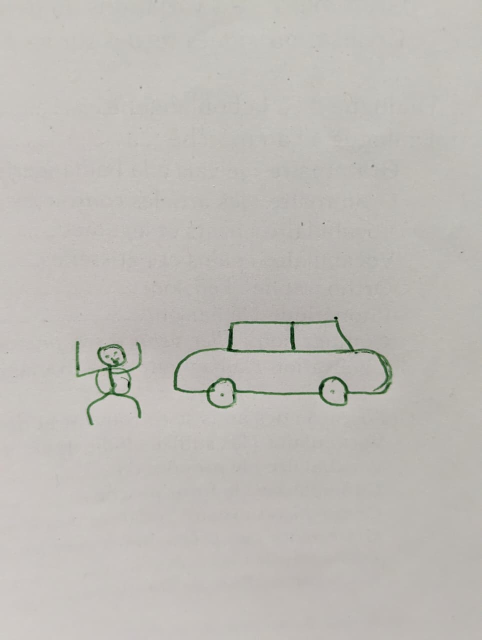
#> input picture data/sketches/car.jpeg, 963 x 1280 px (shown at 1/2 size)
$ python preprocessing.py
#> lines starting #> are read from the running program, lines starting #| are printed output that depends on the picture; after the words box and inside, x2 and y2 are one past the last pixel; in counts of white or black regions, pixels touching at a corner belong together

from pathlib import Path

import cv2
import numpy as np


# Project directories
PROJECT_ROOT = Path(__file__).resolve().parent.parent

INPUT_DIR = PROJECT_ROOT / "data" / "sketches"
OUTPUT_DIR = PROJECT_ROOT / "data" / "processed"

IMAGE_SIZE = 512


def preprocess_sketch(image_path, output_path):
    """
    Preprocess a sketch for sketch-to-image generation.

    Steps:
    1. Load image
    2. Convert to grayscale
    3. Normalize background and foreground
    4. Apply thresholding
    5. Resize while preserving aspect ratio
    6. Add white padding
    7. Save processed image
    """

    # Load image
    image = cv2.imread(str(image_path))
#> image is the input picture: shape (1280, 963, 3); mean B, G, R 183.1, 188.1, 191.1

    if image is None:
        raise ValueError(f"Could not read image: {image_path}")

    # Convert BGR to grayscale
    gray = cv2.cvtColor(image, cv2.COLOR_BGR2GRAY)

    # Handle images with dark backgrounds
    if np.mean(gray) < 127:
        gray = 255 - gray

    # Reduce small image noise
    blurred = cv2.GaussianBlur(gray, (3, 3), 0)

    # Convert sketch into black lines on a white background
    _, binary = cv2.threshold(
        blurred,
        0,
        255,
        cv2.THRESH_BINARY + cv2.THRESH_OTSU
    )
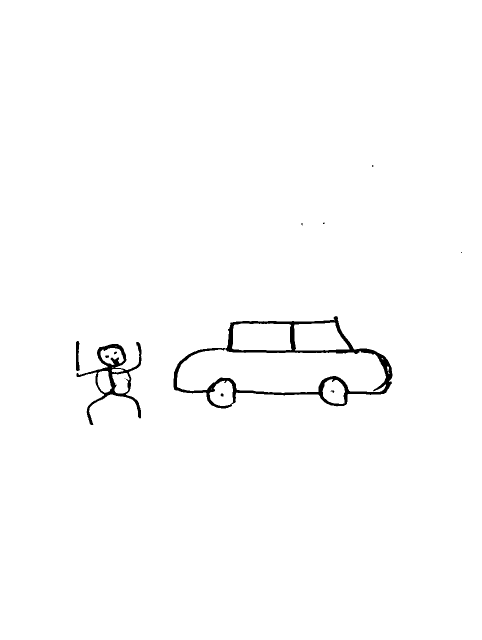
#> binary: shape (1280, 963) (shown at 1/2 size); 98.8% white; 13 black regions (6 under 20 px), largest, box (x1, y1, x2, y2) and area: (347, 632, 785, 817) 9976, (153, 684, 283, 850) 3738, (152, 682, 160, 742) 345

    # Remove small isolated noise and find the drawing boundaries
    num_labels, labels, stats, centroids = cv2.connectedComponentsWithStats(
        255 - binary,
        connectivity=8
    )
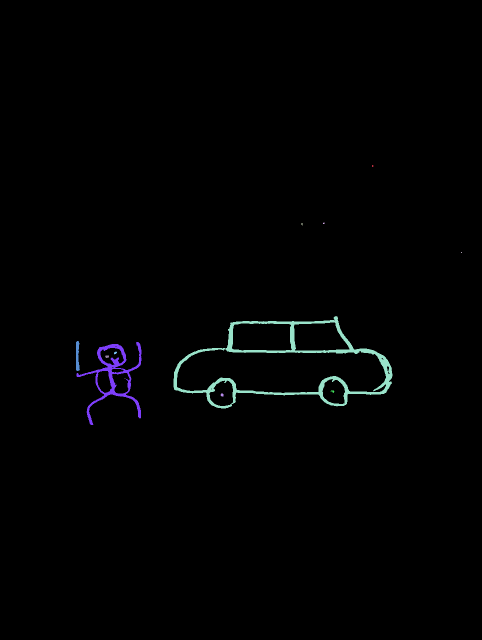
#> labels: shape (1280, 963) int32 (shown at 1/2 size); 14 distinct labels, from 0 to 13; one colour per label, 0 black
#> num_labels = 14; stats = 14 rows, first 6: [0, 0, 963, 1280, 1218445], [744, 330, 3, 4, 8], [646, 445, 3, 3, 8], [603, 446, 2, 5, 9], [922, 504, 2, 2, 3], [347, 632, 438, 185, 9976]; centroids = 14 rows, first 8: [481.1, 638.4], [745, 331.5], [647.1, 446.1], [603.6, 447.8], [922.7, 504.3], [580.8, 729.3], [154.5, 712.2], [227.7, 751.8]

    cleaned = np.full(binary.shape, 255, dtype=np.uint8)

    # Keep components that are large enough to be part of the drawing
    for i in range(1, num_labels):
        area = stats[i, cv2.CC_STAT_AREA]

        if area >= 8:
            cleaned[labels == i] = 0
#> this loop made 13 passes
#> area on passes 5, 6, 7, 8, 9, 12, 13: 9976, 345, 3738, 23, 32, 21, 30

    # Find the bounding box of the remaining drawing
    ys, xs = np.where(cleaned == 0)
#> ys = 14190 values from 330 to 849; xs = 14190 values, max 784 at index 7885, min 152 at index 2108, mean 476

    if len(xs) == 0:
        raise ValueError("No drawing detected in image")

    x_min, x_max = xs.min(), xs.max()
#> x_min = 152; x_max = 784
    y_min, y_max = ys.min(), ys.max()
#> y_min = 330; y_max = 849

    # Add padding around the drawing
    padding = 30

    x_min = max(0, x_min - padding)
#> x_min = 122
    y_min = max(0, y_min - padding)
#> y_min = 300
    x_max = min(cleaned.shape[1], x_max + padding)
#> x_max = 814
    y_max = min(cleaned.shape[0], y_max + padding)
#> y_max = 879

    # Crop the drawing
    binary = cleaned[y_min:y_max, x_min:x_max]
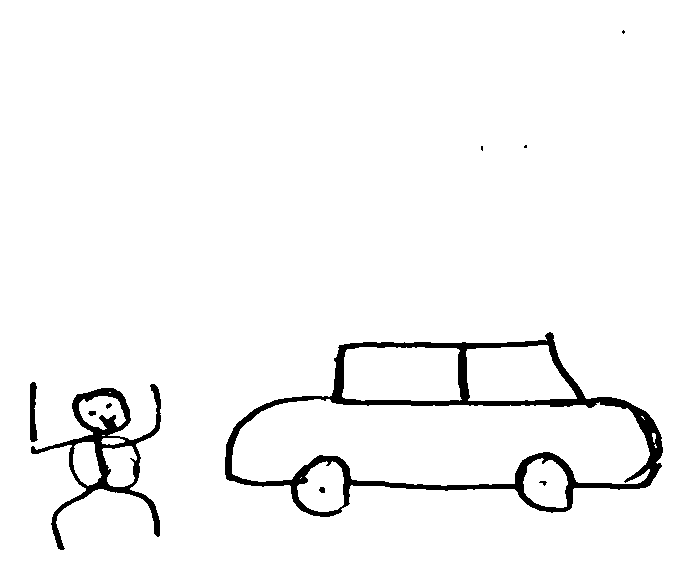
#> binary: shape (579, 692); 96.5% white; 10 black regions (3 under 20 px), largest, box (x1, y1, x2, y2) and area: (225, 332, 663, 517) 9976, (31, 384, 161, 550) 3738, (30, 382, 38, 442) 345

    # Preserve aspect ratio while resizing
    height, width = binary.shape
#> height = 579; width = 692

    scale = min(
        IMAGE_SIZE / width,
        IMAGE_SIZE / height
    )
#> scale = 0.74

    new_width = int(width * scale)
#> new_width = 512
    new_height = int(height * scale)
#> new_height = 428

    resized = cv2.resize(
        binary,
        (new_width, new_height),
        interpolation=cv2.INTER_AREA
    )

    # Create a white square canvas
    canvas = np.full(
        (IMAGE_SIZE, IMAGE_SIZE),
        255,
        dtype=np.uint8
    )

    # Center the sketch
    x_offset = (IMAGE_SIZE - new_width) // 2
#> x_offset = 0
    y_offset = (IMAGE_SIZE - new_height) // 2
#> y_offset = 42

    canvas[
        y_offset:y_offset + new_height,
        x_offset:x_offset + new_width
    ] = resized
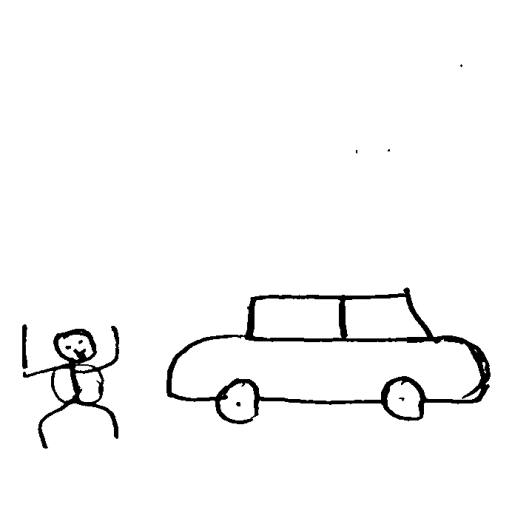
#> canvas: shape (512, 512); min 0, max 255, mean 247.5

    # Save processed image
    output_path.parent.mkdir(parents=True, exist_ok=True)
    cv2.imwrite(str(output_path), canvas)

    print(f"Processed: {image_path.name}")
    print(f"Saved to: {output_path}")


def main():

    OUTPUT_DIR.mkdir(parents=True, exist_ok=True)

    supported_formats = {".png", ".jpg", ".jpeg"}

    sketch_files = [
        file for file in INPUT_DIR.iterdir()
        if file.suffix.lower() in supported_formats
    ]

    if not sketch_files:
        print("No sketches found in data/sketches/")
        return

    for sketch_path in sketch_files:

        output_path = OUTPUT_DIR / f"{sketch_path.stem}.png"

        preprocess_sketch(
            sketch_path,
            output_path
        )
#> pass 2 of the loop in main, `for sketch_path in sketch_files:`:
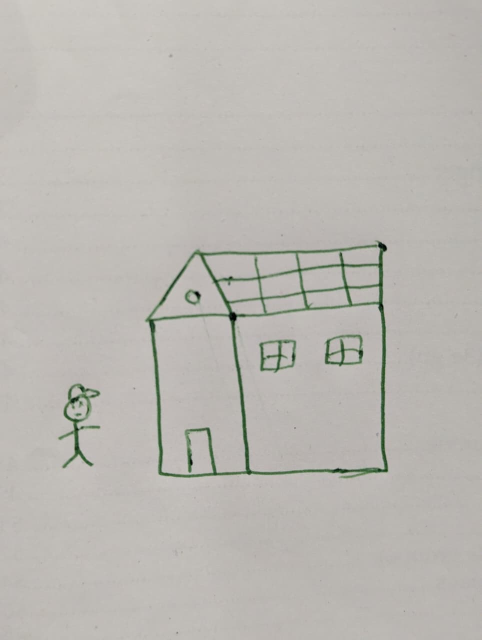
#> input picture data/sketches/house.jpeg, 963 x 1280 px (shown at 1/2 size)
#> in preprocess_sketch, image is the input picture: shape (1280, 963, 3); mean B, G, R 178.9, 184.2, 186.7
#> in preprocess_sketch (call 2), `num_labels, labels, stats, centroids = cv2.connectedComponentsWithStat..`:
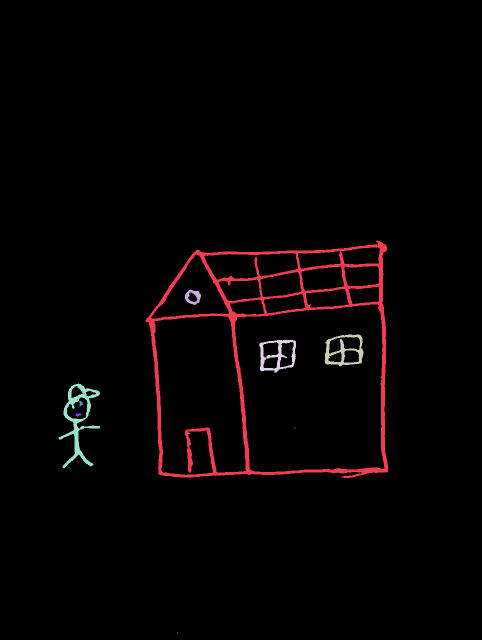
#> labels: shape (1280, 963) int32 (shown at 1/2 size); 10 distinct labels, from 0 to 9; one colour per label, 0 black
#> num_labels = 10; stats = [[0, 0, 963, 1280, 1200756], [291, 481, 485, 475, 24540], [370, 579, 32, 31, 489], [649, 669, 78, 64, 1810], [518, 679, 74, 66, 1737], [117, 767, 83, 169, 3194], [159, 802, 7, 11, 56], [151, 827, 12, 6, 51], [589, 855, 2, 2, 4], [354, 1264, 1, 3, 3]]; centroids = [[480.2, 637.6], [543.9, 697], [385.8, 593.3], [686.8, 701.8], [553.5, 710.3], [157, 840.1], [161.3, 806.8], [156.3, 829], [589.5, 855.5], [354, 1265]]
#> the loop in preprocess_sketch (call 2), `for i in range(1, num_labels):` made 9 passes
#> area on passes 1 to 7: 24540, 489, 1810, 1737, 3194, 56, 51
#> in preprocess_sketch (call 2), `x_min, x_max = xs.min(), xs.max()`: x_min = 117; x_max = 775
#> in preprocess_sketch (call 2), `y_min, y_max = ys.min(), ys.max()`: y_min = 481; y_max = 955
#> in preprocess_sketch (call 2), `x_min = max(0, x_min - padding)`: x_min = 87
#> in preprocess_sketch (call 2), `y_min = max(0, y_min - padding)`: y_min = 451
#> in preprocess_sketch (call 2), `x_max = min(cleaned.shape[1], x_max + padding)`: x_max = 805
#> in preprocess_sketch (call 2), `y_max = min(cleaned.shape[0], y_max + padding)`: y_max = 985
#> resized: shape (380, 512)
#> in preprocess_sketch (call 2), `canvas[ y_offset:y_offset + new_height, x_offset:x_offset + new_width ..`:
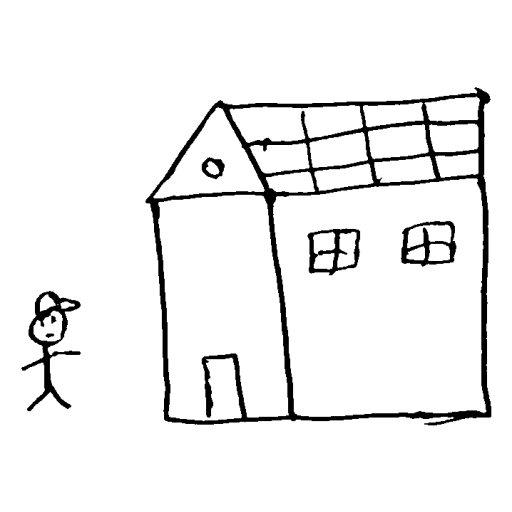
#> canvas: shape (512, 512); min 0, max 255, mean 239.3

    print("\nPreprocessing completed!")


if __name__ == "__main__":
    main()
